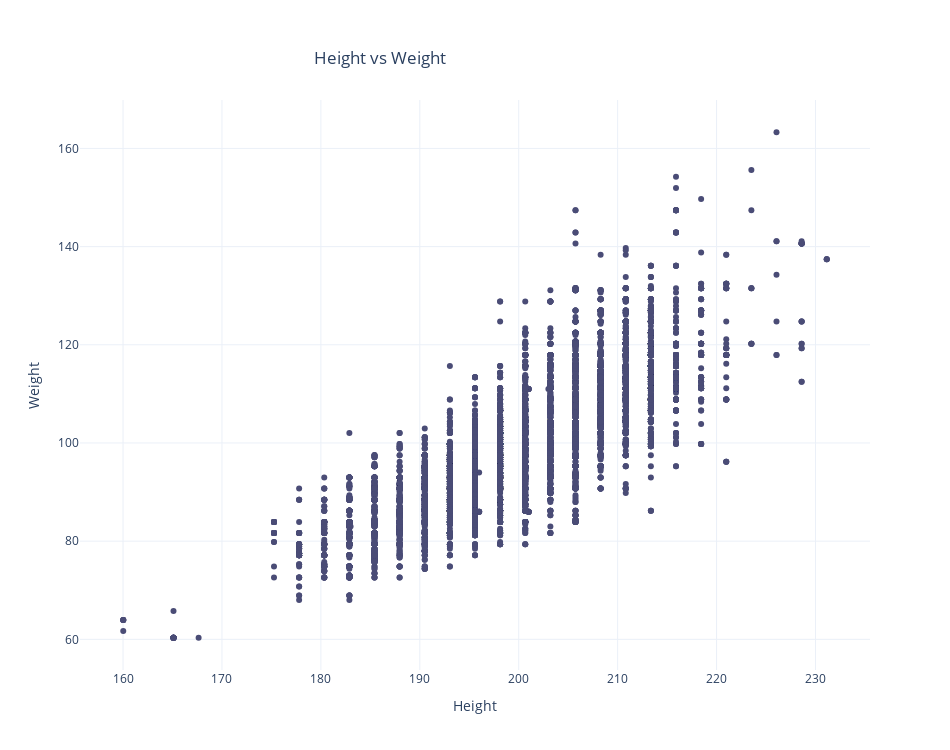

The notebook cell this image was saved under:
### Code cell
data = go.Scatter(
x=df['player_height'],
y=df['player_weight'],
mode='markers',
marker=dict(color='#4A4C76')
)
layout = go.Layout(height=750,
                   width=950,
                   title={
                       'text': "Height vs Weight",
                       'x': 0.4,
                       'y': 0.93,
                       'xanchor': 'center',
                       'yanchor': 'top'
                   },
                   xaxis={'title': 'Height'},
                   yaxis=dict(title='Weight'),
                   template='plotly_white')
fig = go.Figure(data = data , layout = layout)
fig.show()

### Figure 1 — Plotly figure (JSON) as saved in the notebook; plotly's stock layout.template omitted (floating-point values rounded to 4 significant figures; data arrays with more than 128 entries replaced by an {"elided": "..."} marker saying what was removed)
{"data": [{"marker": {"color": "#4A4C76"}, "mode": "markers", "type": "scatter", "x": {"elided": "12844 float values"}, "y": {"elided": "12844 float values"}}], "layout": {"height": 750, "title": {"text": "Height vs Weight", "x": 0.4, "xanchor": "center", "y": 0.93, "yanchor": "top"}, "width": 950, "xaxis": {"title": {"text": "Height"}}, "yaxis": {"title": {"text": "Weight"}}}}
